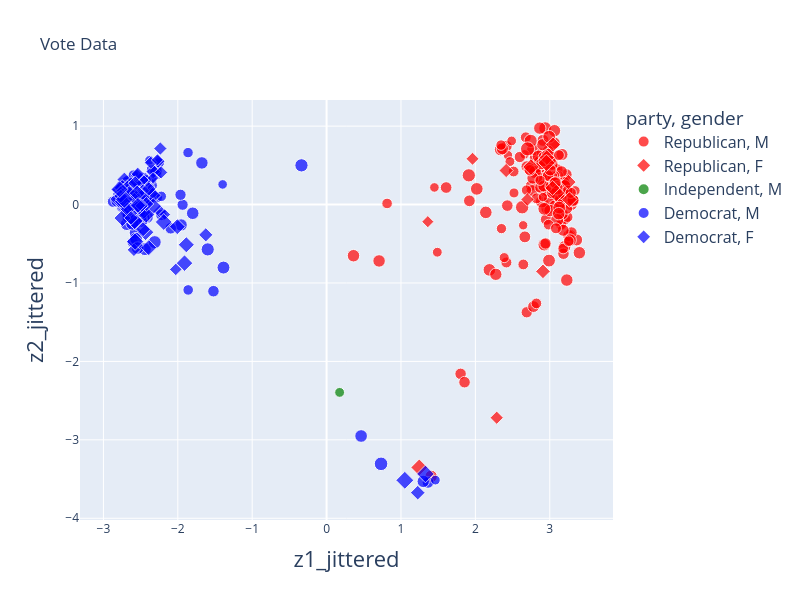

Notebook code for this chart:
### Code cell
fig = px.scatter(vote_2d, x='z1_jittered', y='z2_jittered', color='party', symbol="gender", size='age',
           title='Vote Data', width=800, height=600, size_max=10,
           opacity = 0.7,
           color_discrete_map={'Democrat':'blue', 'Republican':'red', "Independent": "green"},
           hover_data=['first', 'last', 'state', 'party', 'gender', 'age'])

# Increase axis title size
fig.update_layout(
  xaxis_title=dict(font=dict(size=22)),
  yaxis_title=dict(font=dict(size=22))
)

# Increase legend text size
fig.update_layout(legend=dict(font=dict(size=16)))

### Figure 1 — Plotly figure (JSON) as saved in the notebook; plotly's stock layout.template omitted (floating-point values rounded to 4 significant figures; data arrays with more than 128 entries replaced by an {"elided": "..."} marker saying what was removed)
{"data": [{"customdata": {"elided": "184x6 mixed values"}, "hovertemplate": "party=%{customdata[3]}<br>gender=%{customdata[4]}<br>z1_jittered=%{x}<br>z2_jittered=%{y}<br>age=%{customdata[5]}<br>first=%{customdata[0]}<br>last=%{customdata[1]}<br>state=%{customdata[2]}<extra></extra>", "legendgroup": "Republican, M", "marker": {"color": "red", "opacity": 0.7, "size": {"elided": "184 float values"}, "sizemode": "area", "sizeref": 0.91, "symbol": "circle"}, "mode": "markers", "name": "Republican, M", "orientation": "v", "showlegend": true, "type": "scatter", "x": {"elided": "184 float values"}, "xaxis": "x", "y": {"elided": "184 float values"}, "yaxis": "y"}, {"customdata": [["Susan", "Brooks", "IN", "Republican", "F", 64], ["Liz", "Cheney", "WY", "Republican", "F", 58], ["Virginia", "Foxx", "NC", "Republican", "F", 81], ["Kay", "Granger", "TX", "Republican", "F", 81], ["Jenniffer", "González-Colón", "PR", "Republican", "F", 48], ["Vicky", "Hartzler", "MO", "Republican", "F", 64], ["Jaime", "Herrera Beutler", "WA", "Republican", "F", 46], ["Debbie", "Lesko", "AZ", "Republican", "F", 66], ["Cathy", "McMorris Rodgers", "WA", "Republican", "F", 55], ["Carol", "Miller", "WV", "Republican", "F", 74], ["Martha", "Roby", "AL", "Republican", "F", 48], ["Aumua", "Amata", "AS", "Republican", "F", 77], ["Elise", "Stefanik", "NY", "Republican", "F", 40], ["Ann", "Wagner", "MO", "Republican", "F", 62], ["Jackie", "Walorski", "IN", "Republican", "F", 61]], "hovertemplate": "party=%{customdata[3]}<br>gender=%{customdata[4]}<br>z1_jittered=%{x}<br>z2_jittered=%{y}<br>age=%{customdata[5]}<br>first=%{customdata[0]}<br>last=%{customdata[1]}<br>state=%{customdata[2]}<extra></extra>", "legendgroup": "Republican, F", "marker": {"color": "red", "opacity": 0.7, "size": [64.0, 58.0, 81.0, 81.0, 48.0, 64.0, 46.0, 66.0, 55.0, 74.0, 48.0, 77.0, 40.0, 62.0, 61.0], "sizemode": "area", "sizeref": 0.91, "symbol": "diamond"}, "mode": "markers", "name": "Republican, F", "orientation": "v", "showlegend": true, "type": "scatter", "x": [2.959, 2.909, 3.086, 2.955, 2.287, 3.251, 1.962, 3.264, 2.414, 2.747, 2.7, 1.246, 1.361, 3.036, 3.045], "xaxis": "x", "y": [0.5991, -0.8521, 0.1454, 0.5318, -2.718, 0.2868, 0.5839, 0.06393, 0.4342, 0.4784, 0.06436, -3.352, -0.2182, 0.2126, 0.7651], "yaxis": "y"}, {"customdata": [["Justin", "Amash", "MI", "Independent", "M", 44]], "hovertemplate": "party=%{customdata[3]}<br>gender=%{customdata[4]}<br>z1_jittered=%{x}<br>z2_jittered=%{y}<br>age=%{customdata[5]}<br>first=%{customdata[0]}<br>last=%{customdata[1]}<br>state=%{customdata[2]}<extra></extra>", "legendgroup": "Independent, M", "marker": {"color": "green", "opacity": 0.7, "size": [44.0], "sizemode": "area", "sizeref": 0.91, "symbol": "circle"}, "mode": "markers", "name": "Independent, M", "orientation": "v", "showlegend": true, "type": "scatter", "x": [0.175], "xaxis": "x", "y": [-2.395], "yaxis": "y"}, {"customdata": {"elided": "148x6 mixed values"}, "hovertemplate": "party=%{customdata[3]}<br>gender=%{customdata[4]}<br>z1_jittered=%{x}<br>z2_jittered=%{y}<br>age=%{customdata[5]}<br>first=%{customdata[0]}<br>last=%{customdata[1]}<br>state=%{customdata[2]}<extra></extra>", "legendgroup": "Democrat, M", "marker": {"color": "blue", "opacity": 0.7, "size": {"elided": "148 float values"}, "sizemode": "area", "sizeref": 0.91, "symbol": "circle"}, "mode": "markers", "name": "Democrat, M", "orientation": "v", "showlegend": true, "type": "scatter", "x": {"elided": "148 float values"}, "xaxis": "x", "y": {"elided": "148 float values"}, "yaxis": "y"}, {"customdata": {"elided": "91x6 mixed values"}, "hovertemplate": "party=%{customdata[3]}<br>gender=%{customdata[4]}<br>z1_jittered=%{x}<br>z2_jittered=%{y}<br>age=%{customdata[5]}<br>first=%{customdata[0]}<br>last=%{customdata[1]}<br>state=%{customdata[2]}<extra></extra>", "legendgroup": "Democrat, F", "marker": {"color": "blue", "opacity": 0.7, "size": [78.0, 59.0, 71.0, 70.0, 74.0, 72.0, 63.0, 48.0, 62.0, 58.0, 60.0, 71.0, 61.0, 52.0, 67.0, 81.0, 80.0, 62.0, 71.0, 67.0, 44.0, 65.0, 82.0, 55.0, 72.0, 76.0, 36.0, 49.0, 43.0, 74.0, 64.0, 51.0, 48.0, 57.0, 37.0, 74.0, 89.0, 59.0, 78.0, 74.0, 68.0, 68.0, 77.0, 87.0, 78.0, 70.0, 58.0, 49.0, 78.0, 70.0, 73.0, 80.0, 49.0, 46.0, 53.0, 64.0, 87.0, 88.0, 35.0, 43.0, 84.0, 69.0, 58.0, 50.0, 50.0, 83.0, 59.0, 80.0, 55.0, 74.0, 59.0, 65.0, 83.0, 52.0, 48.0, 45.0, 41.0, 56.0, 74.0, 59.0, 48.0, 51.0, 40.0, 38.0, 71.0, 86.0, 58.0, 82.0, 79.0, 56.0, 67.0], "sizemode": "area", "sizeref": 0.91, "symbol": "diamond"}, "mode": "markers", "name": "Democrat, F", "orientation": "v", "showlegend": true, "type": "scatter", "x": [-2.455, -2.33, -2.561, -2.601, -1.91, -2.723, -2.57, -2.804, -2.534, -2.626, -2.718, -2.507, -2.525, -2.352, -2.647, -2.754, -2.582, -2.688, -2.419, -2.582, -2.799, -2.419, -2.627, -1.624, -2.748, -2.707, -2.334, -2.242, -2.027, -2.337, -2.545, -2.693, -2.235, -2.63, -2.175, -2.33, -2.759, -2.569, -2.722, -2.502, -2.007, -2.494, -2.189, -2.794, -2.744, -1.885, -2.728, -2.469, -2.424, -2.516, -2.481, -2.678, -2.59, -2.545, -2.646, -2.596, 1.052, -2.623, -2.572, -2.677, 1.328, -2.391, 1.225, -2.605, -2.539, -2.621, -2.422, -2.576, -2.624, -2.433, -2.466, -2.676, -2.52, -2.265, -2.225, -2.364, -2.592, -2.573, -2.74, -2.675, -2.486, -2.767, -2.275, -2.653, -2.545, -2.72, -2.39, -2.574, -2.783, -2.627, -2.536], "xaxis": "x", "y": [-0.07877, 0.4201, -0.2298, 0.1315, -0.7469, 0.1059, 0.1894, 0.1856, 0.2399, 0.2206, 0.3189, 0.06874, 0.0703, 0.1402, 0.006876, 0.06279, -0.2077, 0.181, 0.04829, 0.1077, 0.06758, 0.0469, 0.1534, -0.3861, 0.2151, 0.08717, 0.339, -0.08654, -0.8265, 0.1165, 0.1504, 0.04893, 0.7143, 0.2625, -0.1272, -0.02055, 0.1335, 0.02677, -0.001019, 0.102, -0.2824, 0.3129, -0.2229, 0.07061, -0.1726, -0.5128, 0.1769, 0.1745, -0.128, 0.09188, 0.09702, 0.1606, -0.5775, 0.3732, 0.09162, 0.1223, -3.516, 0.1096, -0.04228, 0.2309, -3.435, -0.5498, -3.674, 0.03304, 0.3912, 0.04214, 0.007613, -0.03812, 0.1551, -0.3537, -0.3156, -0.02851, -0.02058, 0.5528, 0.4097, 0.5343, 0.08343, 0.2733, 0.03611, -0.05988, -0.01555, 0.1066, 0.5695, 0.1662, 0.1446, 0.06566, 0.1991, -0.4728, 0.1938, -0.1703, -0.009955], "yaxis": "y"}], "layout": {"height": 600, "legend": {"font": {"size": 16}, "itemsizing": "constant", "title": {"text": "party, gender"}, "tracegroupgap": 0}, "title": {"text": "Vote Data"}, "width": 800, "xaxis": {"anchor": "y", "domain": [0, 1], "title": {"font": {"size": 22}, "text": "z1_jittered"}}, "yaxis": {"anchor": "x", "domain": [0, 1], "title": {"font": {"size": 22}, "text": "z2_jittered"}}}}
